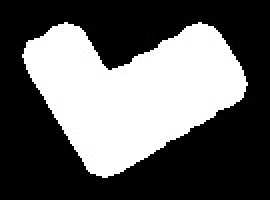
#> input picture processing/train_pictures/L_shape_8.jpg, 135 x 100 px (shown 2 times larger); its folder holds only this picture in this run
$ python -i utils.py   (imports and definitions only)
#> lines starting #> are read from the running program, lines starting #| are printed output that depends on the picture; after the words box and inside, x2 and y2 are one past the last pixel; in counts of white or black regions, pixels touching at a corner belong together
#> further down, picture is the input picture: shape (100, 135, 3); min 0, max 255, mean 98.5
from typing import List
import numpy as np
import cv2
import os


def perform_processing(image: np.ndarray) -> List[int]:
    # image = cv2.imread("img_018.jpg")
    #Zmienne
    square_counter = 0
    rectangle_counter = 0
    tetris_counter = 0
    zetka_counter = 0
    elka_counter = 0
    red_counter = 0
    yellow_counter = 0
    blue_counter = 0
    green_counter = 0
    white_counter = 0
    mixed_counter = 0
    #Scaling photos
    scale_percent = 30
    width = int(image.shape[1] * scale_percent / 100)
#> width = 40
    height = int(image.shape[0] * scale_percent / 100)
#> height = 30
    dsize = (width, height)
#> dsize = (40, 30)
    image = cv2.resize(image, dsize = dsize)
    original_image = image.copy()
    #Filtering
    final = image
    img_gray = cv2.cvtColor(image, cv2.COLOR_BGR2GRAY)
    img_blur = cv2.GaussianBlur(image, (7, 7), 0)
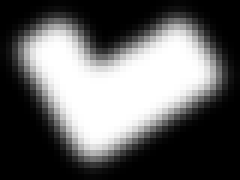
#> img_blur: shape (30, 40, 3) (shown 6 times larger); min 0, max 255, mean 98.5
    # Sobel Edge Detection
    sobel_x = np.array([[1, 0, -1],
                        [2, 0, -2],
                        [1, 0, -1]])
    sobel_x_45 = np.array([[2, 1, 0],
                           [1, 0, -1],
                           [0, -1, -2]])
    sobel_y = np.array([[1, 2, 1],
                        [0, 0, 0],
                        [-1, -2, -1]])
    sobel_y_45 = np.array([[0, 1, 2],
                           [-1, 0, 1],
                           [-2, -1, 0]])
    sobel_x_reverse = np.array([[-1, 0, 1],
                                [-2, 0, 2],
                                [-1, 0, 1]])
    sobel_x_45_reverse = np.array([[-2, -1, 0],
                                   [-1, 0, 1],
                                   [0, 1, 2]])
    sobel_y_reverse = np.array([[-1, -2, -1],
                                [0, 0, 0],
                                [1, 2, 1]])
    sobel_y_45_reverse = np.array([[0, -1, -2],
                                   [1, 0, -1],
                                   [2, 1, 0]])
    sobelx = cv2.filter2D(src=img_blur, ddepth=-1, kernel=sobel_x)
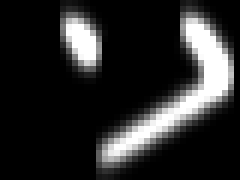
#> sobelx: shape (30, 40, 3) (shown 6 times larger); min 0, max 255, mean 42.1
    sobely = cv2.filter2D(src=img_blur, ddepth=-1, kernel=sobel_y)
    sobelx45 = cv2.filter2D(src=img_blur, ddepth=-1, kernel=sobel_x_45)
    sobely45 = cv2.filter2D(src=img_blur, ddepth=-1, kernel=sobel_y_45)
    sobelxrev = cv2.filter2D(src=img_blur, ddepth=-1, kernel=sobel_x_reverse)
    sobelyrev = cv2.filter2D(src=img_blur, ddepth=-1, kernel=sobel_y_reverse)
    sobelx45rev = cv2.filter2D(src=img_blur, ddepth=-1, kernel=sobel_x_45_reverse)
    sobely45rev = cv2.filter2D(src=img_blur, ddepth=-1, kernel=sobel_y_45_reverse)

    sobel_final = sobely + sobelx + sobelx45 + sobely45 + sobelxrev + sobelyrev + sobely45rev + sobely45rev

    sobel_final = cv2.dilate(sobel_final, kernel=(2, 2), iterations=1)
    sobel_final = cv2.erode(sobel_final, kernel=(2, 2), iterations=1)
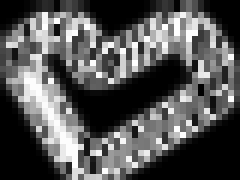
#> sobel_final: shape (30, 40, 3) (shown 6 times larger); min 0, max 255, mean 84.7
    edges = cv2.Canny(image=sobel_final, threshold1=100, threshold2=200)
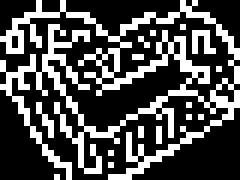
#> edges: shape (30, 40) (shown 6 times larger); 30.2% white in thin lines or dots

    #Szukanie konturow
    contours, hierarchy = cv2.findContours(edges, cv2.RETR_TREE, cv2.CHAIN_APPROX_SIMPLE)
#> contours = 28 contours, 26 with area under 20; largest, box (x1, y1, x2, y2) and area: (0, 0, 40, 30) 268, (18, 1, 40, 18) 159
    cv2.drawContours(img_gray, contours, -1, [0, 0, 0], thickness=6)
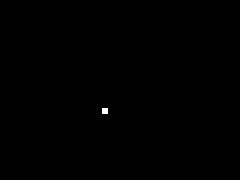
#> img_gray: shape (30, 40) (shown 6 times larger); 0.08% white in thin lines or dots, all inside (x1, y1, x2, y2) = (17, 18, 18, 19)
    contours, hierarchy = cv2.findContours(img_gray, cv2.RETR_TREE, cv2.CHAIN_APPROX_SIMPLE)
#> contours = [[[17, 18]]]
    cv2.drawContours(img_gray, contours, -1, [255, 255, 255], thickness=cv2.FILLED)

    h, w = img_gray.shape[:2]
#> h = 30; w = 40
    ret, img_gray = cv2.threshold(img_gray, 220, 255, cv2.THRESH_BINARY_INV)
    mask = np.zeros((h + 2, w + 2), np.uint8)
    cv2.floodFill(img_gray, mask, (0, 0), 255)
    contours, hierarchy = cv2.findContours(img_gray, cv2.RETR_TREE, cv2.CHAIN_APPROX_SIMPLE)
#> contours = 2 contours, 1 with area under 20; largest, box (x1, y1, x2, y2) and area: (0, 0, 40, 30) 1131
    cv2.drawContours(img_gray, contours, -1, [0, 0, 0], thickness= 15)
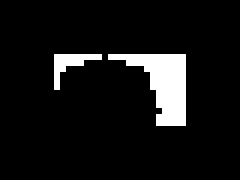
#> img_gray: shape (30, 40) (shown 6 times larger); 7.9% white; 2 white regions (1 under 20 px)
    contours, hierarchy = cv2.findContours(img_gray, cv2.RETR_TREE, cv2.CHAIN_APPROX_SIMPLE)
#> contours = 2 contours, 1 with area under 20; largest, box (x1, y1, x2, y2) and area: (18, 9, 31, 21) 55
    ret, img_gray = cv2.threshold(img_gray, 127, 255, cv2.THRESH_BINARY_INV)
#> img_gray: shape (30, 40); 92.1% white; 2 black regions (1 under 20 px), largest, box (x1, y1, x2, y2) and area: (18, 9, 31, 21) 77
    # cv2.imshow("img_gray",img_gray)
    # cv2.waitKey()
    elements = []
    elements_rgb = []
    # index = 0
    for _, contour in enumerate(contours):
        x, y, w, h = cv2.boundingRect(contour)
        if w < 1000 and h < 1000:
            if w > 50 and h > 50:
            # print("x: ", x)
            # print("y: ", y)
            #     name = "square_" + str(index) + ".jpg"
                shape = img_gray[y - 10:y+h + 10, x - 10:x+w + 10]
                shape_rgb = image[y - 10:y+h + 10, x - 10:x+w + 10]
                # cv2.imwrite(name, shape)
                elements.append(shape)
                elements_rgb.append(shape_rgb)
#> this loop made 2 passes
#> (x, y, w, h) on passes 1 to 2: (18, 9, 13, 12), (9, 9, 8, 6)
#> after the loop, elements = []; elements_rgb = []
                # [6 lines of commented-out code are left out]
    path = "processing/train_pictures"
    dirs = os.listdir(path)
    dirs.sort()
    for element in elements:
        cv2.waitKey()
        best = 1000000
        contours, hierarchy = cv2.findContours(element, cv2.RETR_TREE, cv2.CHAIN_APPROX_SIMPLE)
        # cv2.drawContours(element, contours, -1, 127, thickness=4)
        cv2.imshow('current_find', element)
        for current_name in dirs:
            current_path = str(path + '/' + current_name)
            current_img = cv2.imread(current_path, 0)
            current_img = cv2.medianBlur(current_img, 7)
            contours_2, hierarchy = cv2.findContours(current_img, cv2.RETR_TREE, cv2.CHAIN_APPROX_SIMPLE)
            cv2.drawContours(current_img, contours_2, -1 , 127, 3)
            cv2.imshow('current_test_image', current_img)
            #print("2", len(contours_2))
            cv2.waitKey()
            score = None
            score = cv2.matchShapes(contours[0], contours_2[0], 1, 0)
            if score < best:
                the_best_name = current_name
                the_best = current_img
                best = score
        counter = 0
        if best < 1:
            size = len(the_best_name)
            the_best_name = the_best_name[:size - 6]
            # cv2.imshow("best", the_best)
            print("best score: ", best)
            if the_best_name == "square":
                square_counter += 1
            if the_best_name == "rectangle":
                rectangle_counter += 1
            if the_best_name == "tetris":
                tetris_counter += 1
            if the_best_name == "zetka":
                zetka_counter += 1
            if the_best_name == "elka":
                elka_counter += 1

    white_lower = np.array([5, 0, 0])
    white_upper = np.array([172, 255, 255])

    green_lower = np.array([66, 72, 89])
    green_upper = np.array([84, 176, 121])

    yellow_lower = np.array([19, 116, 156])
    yellow_upper = np.array([29, 165, 210])

    red_lower = np.array([6, 0, 0])
    red_upper = np.array([177, 192, 227])

    blue_lower = np.array([85, 103, 96])
    blue_upper = np.array([150, 255, 227])
    for element_rgb in elements_rgb:
        blue = 0
        red = 0
        green = 0
        white = 0
        yellow = 0
        mix = 0
        #white
        mask = cv2.inRange(element_rgb, white_lower, white_upper)
        mask = cv2.medianBlur(mask, 7)
        contours, hierarchy = cv2.findContours(mask, cv2.RETR_TREE, cv2.CHAIN_APPROX_SIMPLE)
        cv2.drawContours(mask, contours, -1, 127, 3)
        print(len(contours))
        if len(contours) != 0:
            for contour in contours:
                print(cv2. contourArea(contour))
                if cv2.contourArea(contour) > 10 and cv2.contourArea(contour) < 10000:
                    white = 1
        #yellow
        element_hsv = cv2.cvtColor(element_rgb, cv2.COLOR_BGR2HSV)
        mask = cv2.inRange(element_hsv, yellow_lower, yellow_upper)
        mask = cv2.medianBlur(mask, 7)
        contours, hierarchy = cv2.findContours(mask, cv2.RETR_TREE, cv2.CHAIN_APPROX_SIMPLE)
        cv2.drawContours(mask, contours, -1, 127, 3)
        print(len(contours))
        if len(contours) != 0:
            for contour in contours:
                print(cv2.contourArea(contour))
                if cv2.contourArea(contour) < 10000:
                    yellow = 1
        # cv2.imshow("mask", mask)
        # cv2.imshow("element_rgb", element_rgb)
        # cv2.waitKey()
        #green
        element_hsv = cv2.cvtColor(element_rgb, cv2.COLOR_BGR2HSV)
        mask = cv2.inRange(element_hsv, green_lower, green_upper)
        mask = cv2.medianBlur(mask, 7)
        contours, hierarchy = cv2.findContours(mask, cv2.RETR_TREE, cv2.CHAIN_APPROX_SIMPLE)
        cv2.drawContours(mask, contours, -1, 127, 3)
        print(len(contours))
        if len(contours) != 0:
            for contour in contours:
                print(cv2.contourArea(contour))
                if cv2.contourArea(contour) > 10 and cv2.contourArea(contour) < 10000:
                    green = 1
        #red
        element_hsv = cv2.cvtColor(element_rgb, cv2.COLOR_BGR2HSV)
        mask = cv2.inRange(element_hsv, red_lower, red_upper)
        mask = cv2.medianBlur(mask, 7)
        contours, hierarchy = cv2.findContours(mask, cv2.RETR_TREE, cv2.CHAIN_APPROX_SIMPLE)
        cv2.drawContours(mask, contours, -1, 127, 3)
        print(len(contours))
        if len(contours) != 0:
            for contour in contours:
                print(cv2.contourArea(contour))
                if cv2.contourArea(contour) > 100 and cv2.contourArea(contour) < 10000:
                    red = 1
        #blue
        element_hsv = cv2.cvtColor(element_rgb, cv2.COLOR_BGR2HSV)
        mask = cv2.inRange(element_hsv, blue_lower, blue_upper)
        mask = cv2.medianBlur(mask, 7)
        contours, hierarchy = cv2.findContours(mask, cv2.RETR_TREE, cv2.CHAIN_APPROX_SIMPLE)
        cv2.drawContours(mask, contours, -1, 127, 3)
        print(len(contours))
        if len(contours) != 0:
            for contour in contours:
                print(cv2.contourArea(contour))
                if cv2.contourArea(contour) > 100 and cv2.contourArea(contour) < 10000:
                    blue = 1
        if red + blue + yellow + green + white > 1:
            mix = 1
            red = 0
            blue = 0
            yellow = 0
            white = 0
            green = 0
        red_counter += red
        yellow_counter += yellow
        blue_counter += blue
        green_counter += green
        white_counter += white
        mixed_counter += mix
#> this loop made 0 passes
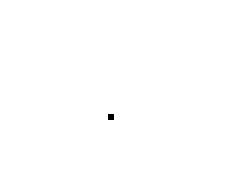
#> mask: shape (32, 42) (shown 6 times larger); values 0 (black) and 1 (white), 99.9% white; black in thin lines or dots, all inside (x1, y1, x2, y2) = (18, 19, 19, 20)
#> after the loop, blue_counter = 0; green_counter = 0; mixed_counter = 0; red_counter = 0; white_counter = 0; yellow_counter = 0
        # [9 lines of commented-out code are left out]
    cv2.destroyAllWindows()

    # TODO: add image processing here
    return [rectangle_counter, tetris_counter, elka_counter, square_counter, zetka_counter, red_counter, green_counter, blue_counter, white_counter, yellow_counter, mixed_counter]

>>> import cv2
>>> picture = cv2.imread('processing/train_pictures/L_shape_8.jpg')
>>> result = perform_processing(picture)
#> result = [0, 0, 0, 0, 0, 0, 0, 0, 0, 0, 0]

$ run again, on processing/train_pictures/rectangle_5.jpg
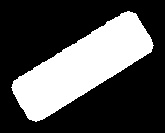
#> input picture processing/train_pictures/rectangle_5.jpg, 165 x 133 px
#> picture is the input picture: shape (133, 165, 3); min 0, max 255, mean 81.3
#> in perform_processing, `edges = cv2.Canny(image=sobel_final, threshold1=100, threshold2=200)`:
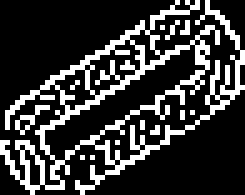
#> edges: shape (39, 49) (shown 5 times larger); 22.7% white in thin lines or dots
#> in perform_processing, `contours, hierarchy = cv2.findContours(edges, cv2.RETR_TREE, cv2.CHAIN..`: contours = 28 contours, 23 with area under 20; largest, box (x1, y1, x2, y2) and area: (0, 0, 49, 39) 498, (8, 8, 42, 33) 220, (17, 7, 29, 20) 76, (10, 13, 20, 23) 42, (25, 5, 33, 14) 24
#> in perform_processing, `contours, hierarchy = cv2.findContours(img_gray, cv2.RETR_TREE, cv2.CH..`: contours = []
#> in perform_processing, `contours, hierarchy = cv2.findContours(img_gray, cv2.RETR_TREE, cv2.CH..`: contours = [[[0, 0], [0, 38], [48, 38], [48, 0]]]
#> in perform_processing, `cv2.drawContours(img_gray, contours, -1, [0, 0, 0], thickness= 15)`:
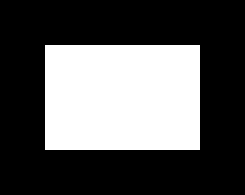
#> img_gray: shape (39, 49) (shown 5 times larger); 34.1% white; 1 white region, box (x1, y1, x2, y2) and area: (9, 9, 40, 30) 651
#> in perform_processing, `contours, hierarchy = cv2.findContours(img_gray, cv2.RETR_TREE, cv2.CH..`: contours = [[[9, 9], [9, 29], [39, 29], [39, 9]]]
#> the loop in perform_processing, `for _, contour in enumerate(contours):` made 1 pass
#> (contour, x, y, w, h) on pass 1: ([[9, 9], [9, 29], [39, 29], [39, 9]], 9, 9, 31, 21)
#> after the loop in perform_processing, `for _, contour in enumerate(contours):`: elements = []
#> after the loop in perform_processing, `for element_rgb in elements_rgb:`: blue_counter = 0
#> result = [0, 0, 0, 0, 0, 0, 0, 0, 0, 0, 0]
